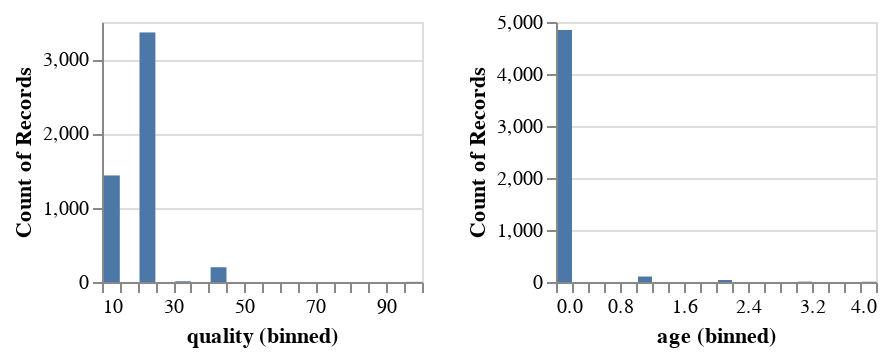

Write notebook code for a chart like this one.
### Code cell
import altair as alt

brush = alt.selection(type='interval', encodings=['x'])

# Define the base chart, with the common parts of the
# background and highlights
base = alt.Chart().mark_bar().encode(
    x=alt.X(alt.repeat('column'), type='quantitative', bin=alt.Bin(maxbins=20)),
    y='count()'
).properties(
    width=160,
    height=130
)

# gray background with selection
background = base.encode(
    color=alt.value('#ddd')
).add_selection(brush)

# blue highlights on the transformed data
highlight = base.transform_filter(brush)

# layer the two charts & repeat
alt.layer(
    background,
    highlight,
    data=data
).repeat(column=["quality", "age"])

### Figure 1 — Vega-Lite specification as saved in the notebook (floating-point values rounded to 4 significant figures; data arrays with more than 128 entries replaced by an {"elided": "..."} marker saying what was removed)
{"config": {"view": {"continuousWidth": 400, "continuousHeight": 300}}, "repeat": {"column": ["quality", "age"]}, "spec": {"layer": [{"mark": "bar", "encoding": {"color": {"value": "#ddd"}, "x": {"bin": {"maxbins": 20}, "field": {"repeat": "column"}, "type": "quantitative"}, "y": {"aggregate": "count", "type": "quantitative"}}, "height": 130, "selection": {"selector004": {"type": "interval", "encodings": ["x"]}}, "width": 160}, {"mark": "bar", "encoding": {"x": {"bin": {"maxbins": 20}, "field": {"repeat": "column"}, "type": "quantitative"}, "y": {"aggregate": "count", "type": "quantitative"}}, "height": 130, "transform": [{"filter": {"selection": "selector004"}}], "width": 160}], "data": {"name": "data-85cee2a11df391663712a90f6dcb2fe6"}}, "$schema": "https://vega.github.io/schema/vega-lite/v4.17.0.json", "datasets": {"data-85cee2a11df391663712a90f6dcb2fe6": {"elided": "5000 records"}}}
